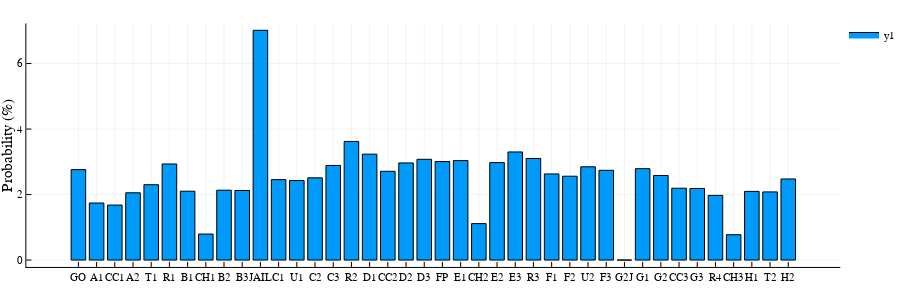

This figure's notebook cell:
### Markdown cell above
## Problem: 4-sided dice

Thankfully, the four-sided distribution is considerably more differentiated, and not as many simulations are required.

### Code cell
dice = Dice(4, 2)
simulate(dice, 4, 500, 500)

### Figure 1 — Plotly figure (JSON) as saved in the notebook; plotly's stock layout.template omitted (floating-point values rounded to 4 significant figures)
{"data": [{"fill": "tozeroy", "fillcolor": "rgba(0, 154, 250, 1.000)", "hoverinfo": "none", "legendgroup": "y1", "line": {"color": "rgba(0, 0, 0, 1.000)", "dash": "solid", "width": 1}, "mode": "lines", "name": "y1", "showlegend": true, "type": "scatter", "x": [0.1, 0.1, 0.9, 0.9, 0.1, 0.1], "xaxis": "x1", "y": [2.762, 0, 0, 2.762, 2.762, 2.762], "yaxis": "y1"}, {"fill": "tozeroy", "fillcolor": "rgba(0, 154, 250, 1.000)", "hoverinfo": "none", "legendgroup": "y1", "line": {"color": "rgba(0, 0, 0, 1.000)", "dash": "solid", "width": 1}, "mode": "lines", "name": "y1", "showlegend": false, "type": "scatter", "x": [1.1, 1.1, 1.9, 1.9, 1.1, 1.1], "xaxis": "x1", "y": [1.742, 0, 0, 1.742, 1.742, 1.742], "yaxis": "y1"}, {"fill": "tozeroy", "fillcolor": "rgba(0, 154, 250, 1.000)", "hoverinfo": "none", "legendgroup": "y1", "line": {"color": "rgba(0, 0, 0, 1.000)", "dash": "solid", "width": 1}, "mode": "lines", "name": "y1", "showlegend": false, "type": "scatter", "x": [2.1, 2.1, 2.9, 2.9, 2.1, 2.1], "xaxis": "x1", "y": [1.679, 0, 0, 1.679, 1.679, 1.679], "yaxis": "y1"}, {"fill": "tozeroy", "fillcolor": "rgba(0, 154, 250, 1.000)", "hoverinfo": "none", "legendgroup": "y1", "line": {"color": "rgba(0, 0, 0, 1.000)", "dash": "solid", "width": 1}, "mode": "lines", "name": "y1", "showlegend": false, "type": "scatter", "x": [3.1, 3.1, 3.9, 3.9, 3.1, 3.1], "xaxis": "x1", "y": [2.054, 0, 0, 2.054, 2.054, 2.054], "yaxis": "y1"}, {"fill": "tozeroy", "fillcolor": "rgba(0, 154, 250, 1.000)", "hoverinfo": "none", "legendgroup": "y1", "line": {"color": "rgba(0, 0, 0, 1.000)", "dash": "solid", "width": 1}, "mode": "lines", "name": "y1", "showlegend": false, "type": "scatter", "x": [4.1, 4.1, 4.9, 4.9, 4.1, 4.1], "xaxis": "x1", "y": [2.3, 0, 0, 2.3, 2.3, 2.3], "yaxis": "y1"}, {"fill": "tozeroy", "fillcolor": "rgba(0, 154, 250, 1.000)", "hoverinfo": "none", "legendgroup": "y1", "line": {"color": "rgba(0, 0, 0, 1.000)", "dash": "solid", "width": 1}, "mode": "lines", "name": "y1", "showlegend": false, "type": "scatter", "x": [5.1, 5.1, 5.9, 5.9, 5.1, 5.1], "xaxis": "x1", "y": [2.933, 0, 0, 2.933, 2.933, 2.933], "yaxis": "y1"}, {"fill": "tozeroy", "fillcolor": "rgba(0, 154, 250, 1.000)", "hoverinfo": "none", "legendgroup": "y1", "line": {"color": "rgba(0, 0, 0, 1.000)", "dash": "solid", "width": 1}, "mode": "lines", "name": "y1", "showlegend": false, "type": "scatter", "x": [6.1, 6.1, 6.9, 6.9, 6.1, 6.1], "xaxis": "x1", "y": [2.102, 0, 0, 2.102, 2.102, 2.102], "yaxis": "y1"}, {"fill": "tozeroy", "fillcolor": "rgba(0, 154, 250, 1.000)", "hoverinfo": "none", "legendgroup": "y1", "line": {"color": "rgba(0, 0, 0, 1.000)", "dash": "solid", "width": 1}, "mode": "lines", "name": "y1", "showlegend": false, "type": "scatter", "x": [7.1, 7.1, 7.9, 7.9, 7.1, 7.1], "xaxis": "x1", "y": [0.7946, 0, 0, 0.7946, 0.7946, 0.7946], "yaxis": "y1"}, {"fill": "tozeroy", "fillcolor": "rgba(0, 154, 250, 1.000)", "hoverinfo": "none", "legendgroup": "y1", "line": {"color": "rgba(0, 0, 0, 1.000)", "dash": "solid", "width": 1}, "mode": "lines", "name": "y1", "showlegend": false, "type": "scatter", "x": [8.1, 8.1, 8.9, 8.9, 8.1, 8.1], "xaxis": "x1", "y": [2.133, 0, 0, 2.133, 2.133, 2.133], "yaxis": "y1"}, {"fill": "tozeroy", "fillcolor": "rgba(0, 154, 250, 1.000)", "hoverinfo": "none", "legendgroup": "y1", "line": {"color": "rgba(0, 0, 0, 1.000)", "dash": "solid", "width": 1}, "mode": "lines", "name": "y1", "showlegend": false, "type": "scatter", "x": [9.1, 9.1, 9.9, 9.9, 9.1, 9.1], "xaxis": "x1", "y": [2.124, 0, 0, 2.124, 2.124, 2.124], "yaxis": "y1"}, {"fill": "tozeroy", "fillcolor": "rgba(0, 154, 250, 1.000)", "hoverinfo": "none", "legendgroup": "y1", "line": {"color": "rgba(0, 0, 0, 1.000)", "dash": "solid", "width": 1}, "mode": "lines", "name": "y1", "showlegend": false, "type": "scatter", "x": [10.1, 10.1, 10.9, 10.9, 10.1, 10.1], "xaxis": "x1", "y": [7.015, 0, 0, 7.015, 7.015, 7.015], "yaxis": "y1"}, {"fill": "tozeroy", "fillcolor": "rgba(0, 154, 250, 1.000)", "hoverinfo": "none", "legendgroup": "y1", "line": {"color": "rgba(0, 0, 0, 1.000)", "dash": "solid", "width": 1}, "mode": "lines", "name": "y1", "showlegend": false, "type": "scatter", "x": [11.1, 11.1, 11.9, 11.9, 11.1, 11.1], "xaxis": "x1", "y": [2.456, 0, 0, 2.456, 2.456, 2.456], "yaxis": "y1"}, {"fill": "tozeroy", "fillcolor": "rgba(0, 154, 250, 1.000)", "hoverinfo": "none", "legendgroup": "y1", "line": {"color": "rgba(0, 0, 0, 1.000)", "dash": "solid", "width": 1}, "mode": "lines", "name": "y1", "showlegend": false, "type": "scatter", "x": [12.1, 12.1, 12.9, 12.9, 12.1, 12.1], "xaxis": "x1", "y": [2.43, 0, 0, 2.43, 2.43, 2.43], "yaxis": "y1"}, {"fill": "tozeroy", "fillcolor": "rgba(0, 154, 250, 1.000)", "hoverinfo": "none", "legendgroup": "y1", "line": {"color": "rgba(0, 0, 0, 1.000)", "dash": "solid", "width": 1}, "mode": "lines", "name": "y1", "showlegend": false, "type": "scatter", "x": [13.1, 13.1, 13.9, 13.9, 13.1, 13.1], "xaxis": "x1", "y": [2.51, 0, 0, 2.51, 2.51, 2.51], "yaxis": "y1"}, {"fill": "tozeroy", "fillcolor": "rgba(0, 154, 250, 1.000)", "hoverinfo": "none", "legendgroup": "y1", "line": {"color": "rgba(0, 0, 0, 1.000)", "dash": "solid", "width": 1}, "mode": "lines", "name": "y1", "showlegend": false, "type": "scatter", "x": [14.1, 14.1, 14.9, 14.9, 14.1, 14.1], "xaxis": "x1", "y": [2.889, 0, 0, 2.889, 2.889, 2.889], "yaxis": "y1"}, {"fill": "tozeroy", "fillcolor": "rgba(0, 154, 250, 1.000)", "hoverinfo": "none", "legendgroup": "y1", "line": {"color": "rgba(0, 0, 0, 1.000)", "dash": "solid", "width": 1}, "mode": "lines", "name": "y1", "showlegend": false, "type": "scatter", "x": [15.1, 15.1, 15.9, 15.9, 15.1, 15.1], "xaxis": "x1", "y": [3.622, 0, 0, 3.622, 3.622, 3.622], "yaxis": "y1"}, {"fill": "tozeroy", "fillcolor": "rgba(0, 154, 250, 1.000)", "hoverinfo": "none", "legendgroup": "y1", "line": {"color": "rgba(0, 0, 0, 1.000)", "dash": "solid", "width": 1}, "mode": "lines", "name": "y1", "showlegend": false, "type": "scatter", "x": [16.1, 16.1, 16.9, 16.9, 16.1, 16.1], "xaxis": "x1", "y": [3.233, 0, 0, 3.233, 3.233, 3.233], "yaxis": "y1"}, {"fill": "tozeroy", "fillcolor": "rgba(0, 154, 250, 1.000)", "hoverinfo": "none", "legendgroup": "y1", "line": {"color": "rgba(0, 0, 0, 1.000)", "dash": "solid", "width": 1}, "mode": "lines", "name": "y1", "showlegend": false, "type": "scatter", "x": [17.1, 17.1, 17.9, 17.9, 17.1, 17.1], "xaxis": "x1", "y": [2.71, 0, 0, 2.71, 2.71, 2.71], "yaxis": "y1"}, {"fill": "tozeroy", "fillcolor": "rgba(0, 154, 250, 1.000)", "hoverinfo": "none", "legendgroup": "y1", "line": {"color": "rgba(0, 0, 0, 1.000)", "dash": "solid", "width": 1}, "mode": "lines", "name": "y1", "showlegend": false, "type": "scatter", "x": [18.1, 18.1, 18.9, 18.9, 18.1, 18.1], "xaxis": "x1", "y": [2.966, 0, 0, 2.966, 2.966, 2.966], "yaxis": "y1"}, {"fill": "tozeroy", "fillcolor": "rgba(0, 154, 250, 1.000)", "hoverinfo": "none", "legendgroup": "y1", "line": {"color": "rgba(0, 0, 0, 1.000)", "dash": "solid", "width": 1}, "mode": "lines", "name": "y1", "showlegend": false, "type": "scatter", "x": [19.1, 19.1, 19.9, 19.9, 19.1, 19.1], "xaxis": "x1", "y": [3.076, 0, 0, 3.076, 3.076, 3.076], "yaxis": "y1"}, {"fill": "tozeroy", "fillcolor": "rgba(0, 154, 250, 1.000)", "hoverinfo": "none", "legendgroup": "y1", "line": {"color": "rgba(0, 0, 0, 1.000)", "dash": "solid", "width": 1}, "mode": "lines", "name": "y1", "showlegend": false, "type": "scatter", "x": [20.1, 20.1, 20.9, 20.9, 20.1, 20.1], "xaxis": "x1", "y": [3.007, 0, 0, 3.007, 3.007, 3.007], "yaxis": "y1"}, {"fill": "tozeroy", "fillcolor": "rgba(0, 154, 250, 1.000)", "hoverinfo": "none", "legendgroup": "y1", "line": {"color": "rgba(0, 0, 0, 1.000)", "dash": "solid", "width": 1}, "mode": "lines", "name": "y1", "showlegend": false, "type": "scatter", "x": [21.1, 21.1, 21.9, 21.9, 21.1, 21.1], "xaxis": "x1", "y": [3.038, 0, 0, 3.038, 3.038, 3.038], "yaxis": "y1"}, {"fill": "tozeroy", "fillcolor": "rgba(0, 154, 250, 1.000)", "hoverinfo": "none", "legendgroup": "y1", "line": {"color": "rgba(0, 0, 0, 1.000)", "dash": "solid", "width": 1}, "mode": "lines", "name": "y1", "showlegend": false, "type": "scatter", "x": [22.1, 22.1, 22.9, 22.9, 22.1, 22.1], "xaxis": "x1", "y": [1.113, 0, 0, 1.113, 1.113, 1.113], "yaxis": "y1"}, {"fill": "tozeroy", "fillcolor": "rgba(0, 154, 250, 1.000)", "hoverinfo": "none", "legendgroup": "y1", "line": {"color": "rgba(0, 0, 0, 1.000)", "dash": "solid", "width": 1}, "mode": "lines", "name": "y1", "showlegend": false, "type": "scatter", "x": [23.1, 23.1, 23.9, 23.9, 23.1, 23.1], "xaxis": "x1", "y": [2.976, 0, 0, 2.976, 2.976, 2.976], "yaxis": "y1"}, {"fill": "tozeroy", "fillcolor": "rgba(0, 154, 250, 1.000)", "hoverinfo": "none", "legendgroup": "y1", "line": {"color": "rgba(0, 0, 0, 1.000)", "dash": "solid", "width": 1}, "mode": "lines", "name": "y1", "showlegend": false, "type": "scatter", "x": [24.1, 24.1, 24.9, 24.9, 24.1, 24.1], "xaxis": "x1", "y": [3.301, 0, 0, 3.301, 3.301, 3.301], "yaxis": "y1"}, {"fill": "tozeroy", "fillcolor": "rgba(0, 154, 250, 1.000)", "hoverinfo": "none", "legendgroup": "y1", "line": {"color": "rgba(0, 0, 0, 1.000)", "dash": "solid", "width": 1}, "mode": "lines", "name": "y1", "showlegend": false, "type": "scatter", "x": [25.1, 25.1, 25.9, 25.9, 25.1, 25.1], "xaxis": "x1", "y": [3.101, 0, 0, 3.101, 3.101, 3.101], "yaxis": "y1"}, {"fill": "tozeroy", "fillcolor": "rgba(0, 154, 250, 1.000)", "hoverinfo": "none", "legendgroup": "y1", "line": {"color": "rgba(0, 0, 0, 1.000)", "dash": "solid", "width": 1}, "mode": "lines", "name": "y1", "showlegend": false, "type": "scatter", "x": [26.1, 26.1, 26.9, 26.9, 26.1, 26.1], "xaxis": "x1", "y": [2.63, 0, 0, 2.63, 2.63, 2.63], "yaxis": "y1"}, {"fill": "tozeroy", "fillcolor": "rgba(0, 154, 250, 1.000)", "hoverinfo": "none", "legendgroup": "y1", "line": {"color": "rgba(0, 0, 0, 1.000)", "dash": "solid", "width": 1}, "mode": "lines", "name": "y1", "showlegend": false, "type": "scatter", "x": [27.1, 27.1, 27.9, 27.9, 27.1, 27.1], "xaxis": "x1", "y": [2.56, 0, 0, 2.56, 2.56, 2.56], "yaxis": "y1"}, {"fill": "tozeroy", "fillcolor": "rgba(0, 154, 250, 1.000)", "hoverinfo": "none", "legendgroup": "y1", "line": {"color": "rgba(0, 0, 0, 1.000)", "dash": "solid", "width": 1}, "mode": "lines", "name": "y1", "showlegend": false, "type": "scatter", "x": [28.1, 28.1, 28.9, 28.9, 28.1, 28.1], "xaxis": "x1", "y": [2.848, 0, 0, 2.848, 2.848, 2.848], "yaxis": "y1"}, {"fill": "tozeroy", "fillcolor": "rgba(0, 154, 250, 1.000)", "hoverinfo": "none", "legendgroup": "y1", "line": {"color": "rgba(0, 0, 0, 1.000)", "dash": "solid", "width": 1}, "mode": "lines", "name": "y1", "showlegend": false, "type": "scatter", "x": [29.1, 29.1, 29.9, 29.9, 29.1, 29.1], "xaxis": "x1", "y": [2.74, 0, 0, 2.74, 2.74, 2.74], "yaxis": "y1"}, {"fill": "tozeroy", "fillcolor": "rgba(0, 154, 250, 1.000)", "hoverinfo": "none", "legendgroup": "y1", "line": {"color": "rgba(0, 0, 0, 1.000)", "dash": "solid", "width": 1}, "mode": "lines", "name": "y1", "showlegend": false, "type": "scatter", "x": [30.1, 30.1, 30.9, 30.9, 30.1, 30.1], "xaxis": "x1", "y": [0, 0, 0, 0, 0, 0], "yaxis": "y1"}, {"fill": "tozeroy", "fillcolor": "rgba(0, 154, 250, 1.000)", "hoverinfo": "none", "legendgroup": "y1", "line": {"color": "rgba(0, 0, 0, 1.000)", "dash": "solid", "width": 1}, "mode": "lines", "name": "y1", "showlegend": false, "type": "scatter", "x": [31.1, 31.1, 31.9, 31.9, 31.1, 31.1], "xaxis": "x1", "y": [2.79, 0, 0, 2.79, 2.79, 2.79], "yaxis": "y1"}, {"fill": "tozeroy", "fillcolor": "rgba(0, 154, 250, 1.000)", "hoverinfo": "none", "legendgroup": "y1", "line": {"color": "rgba(0, 0, 0, 1.000)", "dash": "solid", "width": 1}, "mode": "lines", "name": "y1", "showlegend": false, "type": "scatter", "x": [32.1, 32.1, 32.9, 32.9, 32.1, 32.1], "xaxis": "x1", "y": [2.583, 0, 0, 2.583, 2.583, 2.583], "yaxis": "y1"}, {"fill": "tozeroy", "fillcolor": "rgba(0, 154, 250, 1.000)", "hoverinfo": "none", "legendgroup": "y1", "line": {"color": "rgba(0, 0, 0, 1.000)", "dash": "solid", "width": 1}, "mode": "lines", "name": "y1", "showlegend": false, "type": "scatter", "x": [33.1, 33.1, 33.9, 33.9, 33.1, 33.1], "xaxis": "x1", "y": [2.193, 0, 0, 2.193, 2.193, 2.193], "yaxis": "y1"}, {"fill": "tozeroy", "fillcolor": "rgba(0, 154, 250, 1.000)", "hoverinfo": "none", "legendgroup": "y1", "line": {"color": "rgba(0, 0, 0, 1.000)", "dash": "solid", "width": 1}, "mode": "lines", "name": "y1", "showlegend": false, "type": "scatter", "x": [34.1, 34.1, 34.9, 34.9, 34.1, 34.1], "xaxis": "x1", "y": [2.186, 0, 0, 2.186, 2.186, 2.186], "yaxis": "y1"}, {"fill": "tozeroy", "fillcolor": "rgba(0, 154, 250, 1.000)", "hoverinfo": "none", "legendgroup": "y1", "line": {"color": "rgba(0, 0, 0, 1.000)", "dash": "solid", "width": 1}, "mode": "lines", "name": "y1", "showlegend": false, "type": "scatter", "x": [35.1, 35.1, 35.9, 35.9, 35.1, 35.1], "xaxis": "x1", "y": [1.975, 0, 0, 1.975, 1.975, 1.975], "yaxis": "y1"}, {"fill": "tozeroy", "fillcolor": "rgba(0, 154, 250, 1.000)", "hoverinfo": "none", "legendgroup": "y1", "line": {"color": "rgba(0, 0, 0, 1.000)", "dash": "solid", "width": 1}, "mode": "lines", "name": "y1", "showlegend": false, "type": "scatter", "x": [36.1, 36.1, 36.9, 36.9, 36.1, 36.1], "xaxis": "x1", "y": [0.7742, 0, 0, 0.7742, 0.7742, 0.7742], "yaxis": "y1"}, {"fill": "tozeroy", "fillcolor": "rgba(0, 154, 250, 1.000)", "hoverinfo": "none", "legendgroup": "y1", "line": {"color": "rgba(0, 0, 0, 1.000)", "dash": "solid", "width": 1}, "mode": "lines", "name": "y1", "showlegend": false, "type": "scatter", "x": [37.1, 37.1, 37.9, 37.9, 37.1, 37.1], "xaxis": "x1", "y": [2.097, 0, 0, 2.097, 2.097, 2.097], "yaxis": "y1"}, {"fill": "tozeroy", "fillcolor": "rgba(0, 154, 250, 1.000)", "hoverinfo": "none", "legendgroup": "y1", "line": {"color": "rgba(0, 0, 0, 1.000)", "dash": "solid", "width": 1}, "mode": "lines", "name": "y1", "showlegend": false, "type": "scatter", "x": [38.1, 38.1, 38.9, 38.9, 38.1, 38.1], "xaxis": "x1", "y": [2.081, 0, 0, 2.081, 2.081, 2.081], "yaxis": "y1"}, {"fill": "tozeroy", "fillcolor": "rgba(0, 154, 250, 1.000)", "hoverinfo": "none", "legendgroup": "y1", "line": {"color": "rgba(0, 0, 0, 1.000)", "dash": "solid", "width": 1}, "mode": "lines", "name": "y1", "showlegend": false, "type": "scatter", "x": [39.1, 39.1, 39.9, 39.9, 39.1, 39.1], "xaxis": "x1", "y": [2.476, 0, 0, 2.476, 2.476, 2.476], "yaxis": "y1"}], "layout": {"annotations": [], "height": 300, "legend": {"bgcolor": "rgba(255, 255, 255, 1.000)", "bordercolor": "rgba(0, 0, 0, 1.000)", "font": {"color": "rgba(0, 0, 0, 1.000)", "family": "sans-serif", "size": 11}, "tracegroupgap": 0, "x": 1, "y": 1}, "margin": {"b": 20, "l": 0, "r": 0, "t": 20}, "paper_bgcolor": "rgba(255, 255, 255, 1.000)", "plot_bgcolor": "rgba(255, 255, 255, 1.000)", "showlegend": true, "width": 900, "xaxis": {"anchor": "y1", "domain": [0.03123, 0.9956], "gridcolor": "rgba(0, 0, 0, 0.100)", "gridwidth": 0.5, "linecolor": "rgba(0, 0, 0, 1.000)", "mirror": false, "range": [-2.36, 42.36], "showgrid": true, "showline": true, "showticklabels": true, "tickangle": 0, "tickcolor": "rgb(0, 0, 0)", "tickfont": {"color": "rgba(0, 0, 0, 1.000)", "family": "sans-serif", "size": 11}, "tickmode": "array", "ticks": "inside", "ticktext": ["GO", "A1", "CC1", "A2", "T1", "R1", "B1", "CH1", "B2", "B3", "JAIL", "C1", "U1", "C2", "C3", "R2", "D1", "CC2", "D2", "D3", "FP", "E1", "CH2", "E2", "E3", "R3", "F1", "F2", "U2", "F3", "G2J", "G1", "G2", "CC3", "G3", "R4", "CH3", "H1", "T2", "H2"], "tickvals": [0.5, 1.5, 2.5, 3.5, 4.5, 5.5, 6.5, 7.5, 8.5, 9.5, 10.5, 11.5, 12.5, 13.5, 14.5, 15.5, 16.5, 17.5, 18.5, 19.5, 20.5, 21.5, 22.5, 23.5, 24.5, 25.5, 26.5, 27.5, 28.5, 29.5, 30.5, 31.5, 32.5, 33.5, 34.5, 35.5, 36.5, 37.5, 38.5, 39.5], "title": "", "titlefont": {"color": "rgba(0, 0, 0, 1.000)", "family": "sans-serif", "size": 15}, "type": "-", "visible": true, "zeroline": false, "zerolinecolor": "rgba(0, 0, 0, 1.000)"}, "yaxis": {"anchor": "x1", "domain": [0.05016, 0.9869], "gridcolor": "rgba(0, 0, 0, 0.100)", "gridwidth": 0.5, "linecolor": "rgba(0, 0, 0, 1.000)", "mirror": false, "range": [-0.2104, 7.225], "showgrid": true, "showline": true, "showticklabels": true, "tickangle": 0, "tickcolor": "rgb(0, 0, 0)", "tickfont": {"color": "rgba(0, 0, 0, 1.000)", "family": "sans-serif", "size": 11}, "tickmode": "array", "ticks": "inside", "ticktext": ["0", "2", "4", "6"], "tickvals": [0, 2, 4, 6], "title": "Probability (%)", "titlefont": {"color": "rgba(0, 0, 0, 1.000)", "family": "sans-serif", "size": 15}, "type": "-", "visible": true, "zeroline": false, "zerolinecolor": "rgba(0, 0, 0, 1.000)"}}}
